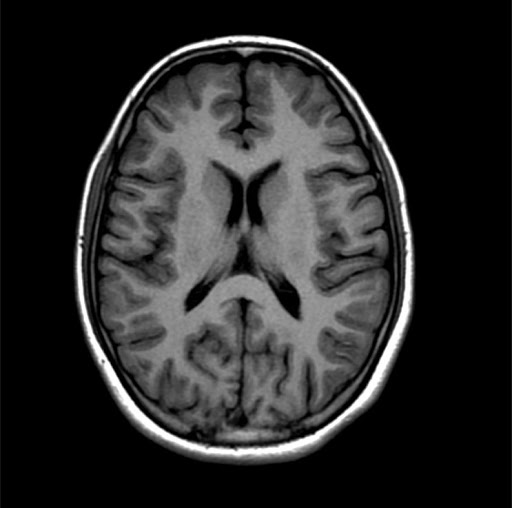
#> input picture brain.jpg, 512 x 508 px
$ python pca_image.py
#> lines starting #> are read from the running program, lines starting #| are printed output that depends on the picture
import matplotlib.pyplot as plt
from sklearn.decomposition import PCA
import cv2 as cv
from sklearn.metrics import mean_squared_error

img=cv.imread("brain.jpg",0)
#> img is the input picture: shape (508, 512); min 0, max 255, mean 41.9
n=30
pca = PCA(n).fit(img.data)
components = pca.transform(img.data)
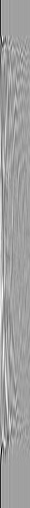
#> components: shape (508, 30) float64; min -1567.4, max 922.9, mean 0; drawn with min black and max white

projected = pca.inverse_transform(components)
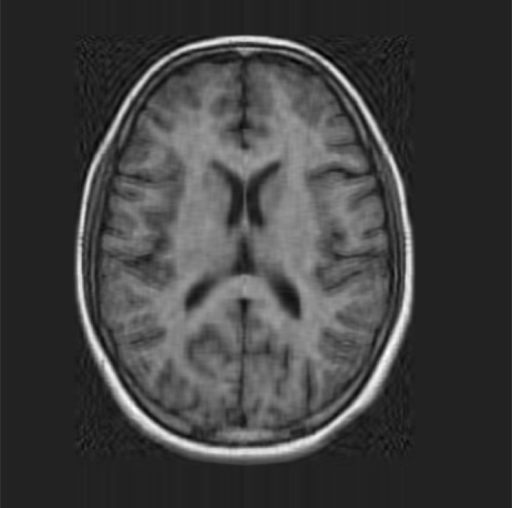
#> projected: shape (508, 512) float64; min -47.31, max 304.1, mean 41.9; drawn with min black and max white

fig, ax = plt.subplots( 1,2, figsize=(10, 2.5),
                       subplot_kw={'xticks':[], 'yticks':[]},
                       gridspec_kw=dict(hspace=0.1, wspace=0.1))
print(components)
#> (printed output is left out)
ax[0].imshow(img.data,cmap="gray")
ax[1].imshow(projected,cmap="gray")
ax[ 0].set_ylabel('full-dim\ninput')
ax[1].set_ylabel(str(n)+"-dim\nreconstruction")
ax[1].set_xlabel("MSE:"+str(mean_squared_error(img,projected)))

plt.show()
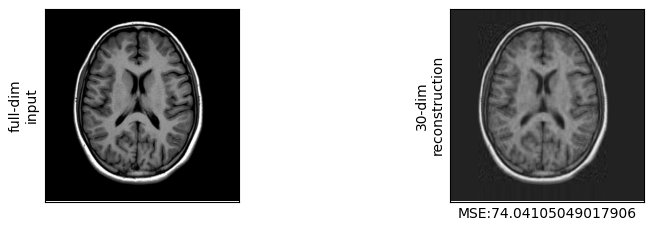
#> figure drawn by matplotlib, 2 panels
